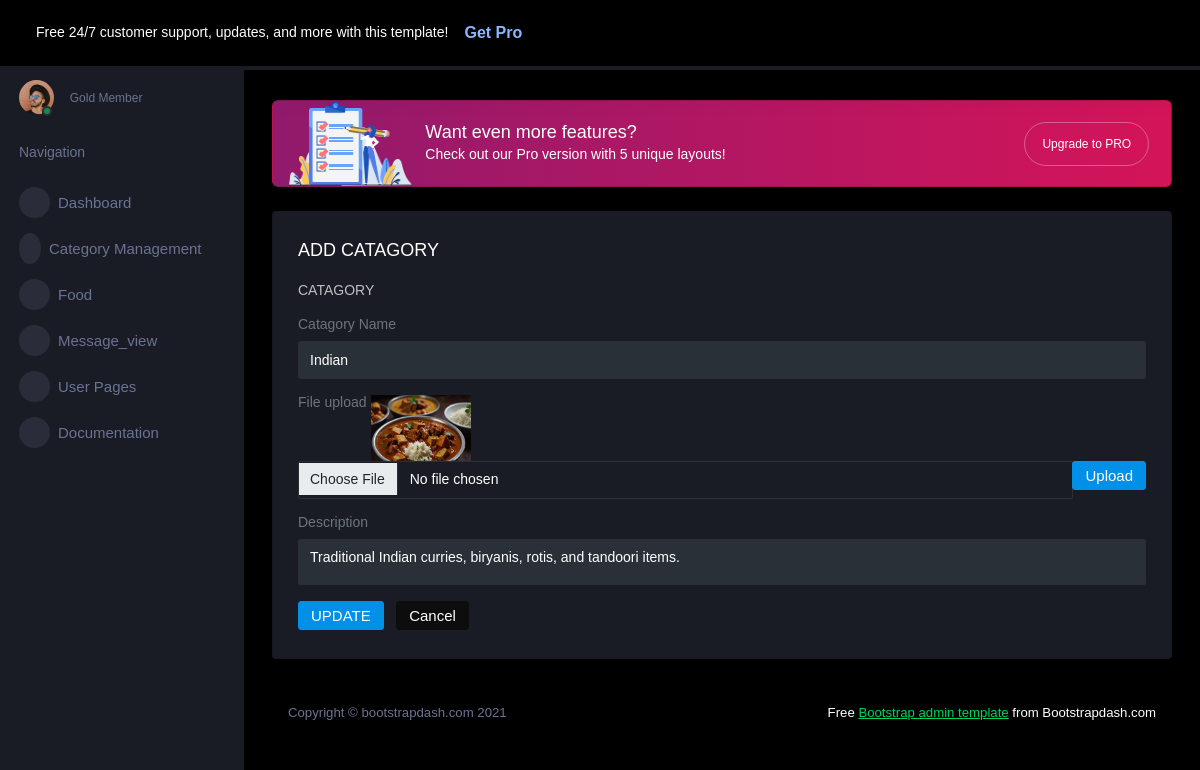
Screenshot of /admin_app/add_catagory_edit/5/ with the database file from the repository.
### admin_app/models.py (models this page shows)
class CatagoryDB(models.Model):
    NAME= models.CharField(max_length=100,null=True,blank=True)
    IMAGE=models.ImageField(upload_to="Catagory",null=True,blank=True)
    DESCRIPTION=models.CharField(max_length=100,null=True,blank=True)

### admin_app/views.py (the view)
# urls.py: path('add_catagory_edit/<int:product_id>/',views.add_catagory_edit,name="add_catagory_edit"),
def add_catagory_edit(request,product_id):
    product=CatagoryDB.objects.get(id=product_id)
    return render(request,template_name="add_catagory_edit.html",context={'product':product})

### admin_app/templates/add_catagory_edit.html (shortened to what this page needs)
<!DOCTYPE html>
{% extends 'index.html' %}
{% block content %}
<html lang="en">
<head>
</head>
<body>
<div class="col-12 grid-margin stretch-card">
                <div class="card">
                  <div class="card-body">
                    <h4 class="card-title">ADD CATAGORY</h4>
                    <p class="card-description">CATAGORY </p>
                    <form class="forms-sample text-secondary" method="POST" action="{% url 'update_catagory' p_id=product.id %}" enctype="multipart/form-data">
                      <div class="form-group">
                        <label for="exampleInputName1">Catagory Name</label>
                        <input type="text" class="form-control" id="exampleInputName1" name="catagory_name" placeholder="Name" value="{{product.NAME}}">
                      </div>
                      <div class="form-group">
                        <label>File upload</label>
                          <img src="{{product.IMAGE.url}}" width="100px">
                        <div class="input-group col-xs-12">
                          <input type="file" class="form-control file-upload-info" name="catagory_image"  placeholder="Upload Image" value="{{product.IMAGE}}">
                          <span class="input-group-append">
                            <button class="file-upload-browse btn btn-primary" type="button">Upload</button>
                          </span>
                        </div>
                      </div>
                      <div class="form-group">
                        <label for="exampleTextarea1">Description</label>
                        <textarea class="form-control" id="exampleTextarea1" name="catagory_description" rows="4">{{product.DESCRIPTION}}</textarea>
                      </div>
                      <button type="submit" class="btn btn-primary me-2">UPDATE</button>
                      <button class="btn btn-dark">Cancel</button>
                    </form>
                  </div>
                </div>
              </div>
</body>
</html>
{% endblock %}

### rows the page displays
CatagoryDB: catagory_name "Indian", IMAGE (picture), catagory_description "Traditional Indian curries, biryanis, rotis, and tandoori items."
